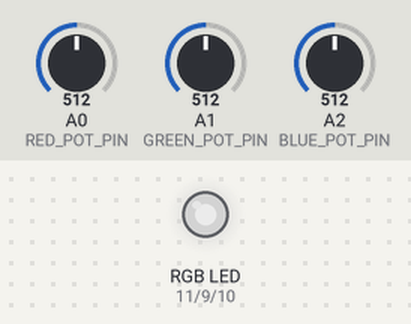
Recording of a sketch running on a simulated Arduino Uno, built with avr-gcc and run on an emulated ATmega328P. On the bench: an RGB LED mixed from three pins (HIGH = lit). The test bench sets the inputs (shaded band); at power-on: A0 (RED_POT_PIN) = 512, A1 (GREEN_POT_PIN) = 512, A2 (BLUE_POT_PIN) = 512. Dim RGB values are drawn brighter than linear.

Above: at 1.2 s.
1.3 s: A0 (RED_POT_PIN) set to 716
At 1.9 s:
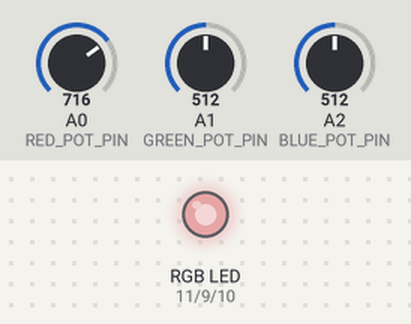
2.8 s: A1 (GREEN_POT_PIN) set to 716
At 3.1 s:
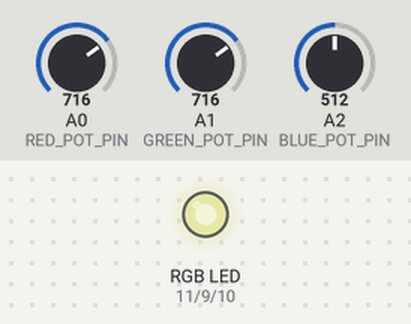
4.3 s: A2 (BLUE_POT_PIN) set to 716
At 5.4 s:
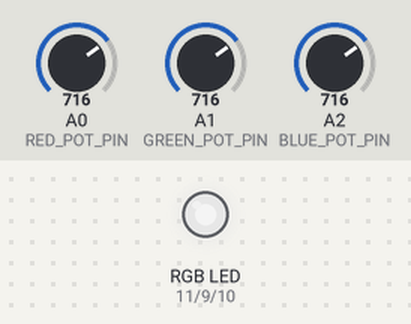
5.8 s: A0 (RED_POT_PIN) set to 900
At 6.6 s:
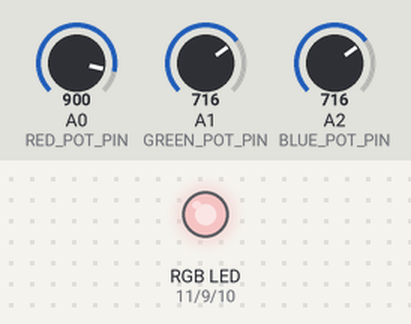
7.3 s: A1 (GREEN_POT_PIN) set to 900
At 7.7 s:
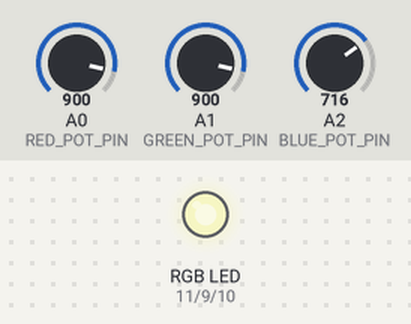
8.8 s: A2 (BLUE_POT_PIN) set to 900
At 10.0 s:
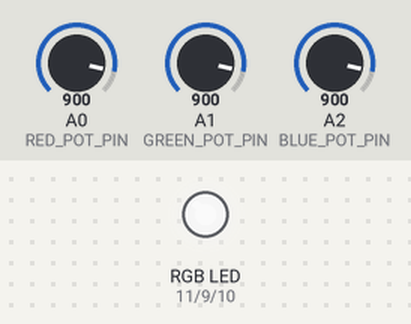
Timing chart, 0 to 11.3 s (numbered marks = the images above; inputs shaded):
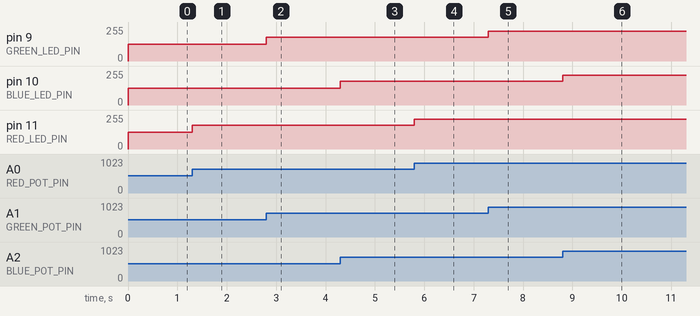

The sketch:

rgb.ino
```cpp
// ---------- CONSTANTS ----------

#define RED_LED_PIN (11)
#define GREEN_LED_PIN (9)
#define BLUE_LED_PIN (10)

#define RED_POT_PIN (A0)
#define GREEN_POT_PIN (A1)
#define BLUE_POT_PIN (A2)


// ---------- STATE VARIABLES ----------

int red_pot_result;
int green_pot_result;
int blue_pot_result;

int red_scale;
int green_scale;
int blue_scale;


// ---------- PROGRAM ----------

void setup() {
  pinMode(RED_LED_PIN, OUTPUT);
  pinMode(GREEN_LED_PIN, OUTPUT);
  pinMode(BLUE_LED_PIN, OUTPUT);

  pinMode(RED_POT_PIN, INPUT);
  pinMode(GREEN_POT_PIN, INPUT);
  pinMode(BLUE_POT_PIN, INPUT);
}

void loop() {
  red_pot_result = analogRead(RED_POT_PIN);
  green_pot_result = analogRead(GREEN_POT_PIN);
  blue_pot_result = analogRead(BLUE_POT_PIN);

  red_scale = map(red_pot_result, 0, 1023, 0, 255);
  green_scale = map(green_pot_result, 0, 1023, 0, 255);
  blue_scale = map(blue_pot_result, 0, 1023, 0, 255);

  analogWrite(RED_LED_PIN, red_scale);
  analogWrite(GREEN_LED_PIN, green_scale);
  analogWrite(BLUE_LED_PIN, blue_scale);
}
```

Measured:
- after the input at 1.3 s, pin 11 (RED_LED_PIN): 127/255 → 178/255 at once
- after the input at 2.8 s, pin 9 (GREEN_LED_PIN): 127/255 → 178/255 at once
- after the input at 4.3 s, pin 10 (BLUE_LED_PIN): 127/255 → 178/255 at once
- after the input at 5.8 s, pin 11 (RED_LED_PIN): 178/255 → 224/255 at once
- after the input at 7.3 s, pin 9 (GREEN_LED_PIN): 178/255 → 224/255 at once
- after the input at 8.8 s, pin 10 (BLUE_LED_PIN): 178/255 → 224/255 at once
